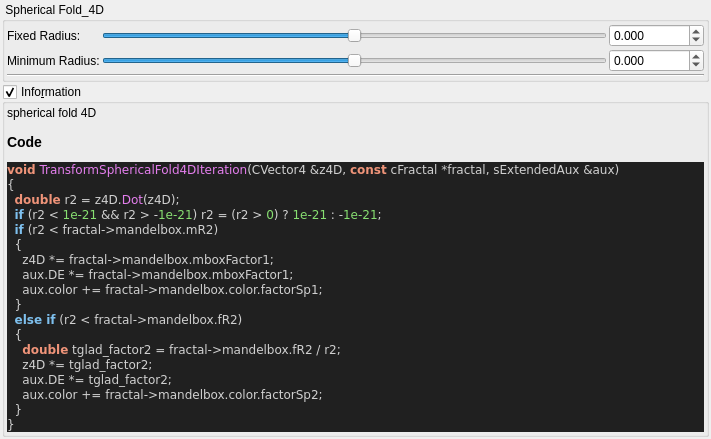
<?xml version="1.0" encoding="UTF-8"?>
<ui version="4.0">
 <class>Form</class>
 <widget class="QWidget" name="Form">
  <property name="geometry">
   <rect>
    <x>0</x>
    <y>0</y>
    <width>711</width>
    <height>337</height>
   </rect>
  </property>
  <property name="windowTitle">
   <string>Form</string>
  </property>
  <layout class="QVBoxLayout" name="verticalLayout">
   <property name="spacing">
    <number>2</number>
   </property>
   <property name="leftMargin">
    <number>2</number>
   </property>
   <property name="topMargin">
    <number>2</number>
   </property>
   <property name="rightMargin">
    <number>2</number>
   </property>
   <property name="bottomMargin">
    <number>2</number>
   </property>
   <item>
    <widget class="QGroupBox" name="groupBox">
     <property name="title">
      <string> Spherical Fold_4D</string>
     </property>
     <property name="checkable">
      <bool>false</bool>
     </property>
     <layout class="QVBoxLayout" name="verticalLayout_12" stretch="0,0">
      <property name="spacing">
       <number>2</number>
      </property>
      <property name="leftMargin">
       <number>2</number>
      </property>
      <property name="topMargin">
       <number>2</number>
      </property>
      <property name="rightMargin">
       <number>2</number>
      </property>
      <property name="bottomMargin">
       <number>2</number>
      </property>
      <item>
       <layout class="QGridLayout" name="gridLayout_15">
        <property name="spacing">
         <number>2</number>
        </property>
        <item row="0" column="0">
         <widget class="QLabel" name="label_5">
          <property name="text">
           <string>Fixed Radius:</string>
          </property>
         </widget>
        </item>
        <item row="1" column="0">
         <widget class="QLabel" name="label_9">
          <property name="text">
           <string>Minimum Radius:</string>
          </property>
         </widget>
        </item>
        <item row="0" column="1">
         <widget class="QSlider" name="slider_mandelbox_folding_fixed_radius">
          <property name="sizePolicy">
           <sizepolicy hsizetype="Expanding" vsizetype="Maximum">
            <horstretch>0</horstretch>
            <verstretch>0</verstretch>
           </sizepolicy>
          </property>
          <property name="minimum">
           <number>-18000</number>
          </property>
          <property name="maximum">
           <number>18000</number>
          </property>
          <property name="value">
           <number>0</number>
          </property>
          <property name="sliderPosition">
           <number>0</number>
          </property>
          <property name="orientation">
           <enum>Qt::Horizontal</enum>
          </property>
         </widget>
        </item>
        <item row="0" column="2">
         <widget class="MyDoubleSpinBox" name="spinbox_mandelbox_folding_fixed_radius">
          <property name="sizePolicy">
           <sizepolicy hsizetype="Minimum" vsizetype="Maximum">
            <horstretch>0</horstretch>
            <verstretch>0</verstretch>
           </sizepolicy>
          </property>
          <property name="prefix">
           <string/>
          </property>
          <property name="suffix">
           <string/>
          </property>
          <property name="decimals">
           <number>3</number>
          </property>
          <property name="minimum">
           <double>-36000.000000000000000</double>
          </property>
          <property name="maximum">
           <double>36000.000000000000000</double>
          </property>
          <property name="singleStep">
           <double>0.100000000000000</double>
          </property>
         </widget>
        </item>
        <item row="1" column="1">
         <widget class="QSlider" name="slider_mandelbox_folding_min_radius">
          <property name="sizePolicy">
           <sizepolicy hsizetype="Expanding" vsizetype="Maximum">
            <horstretch>0</horstretch>
            <verstretch>0</verstretch>
           </sizepolicy>
          </property>
          <property name="minimum">
           <number>-18000</number>
          </property>
          <property name="maximum">
           <number>18000</number>
          </property>
          <property name="value">
           <number>0</number>
          </property>
          <property name="sliderPosition">
           <number>0</number>
          </property>
          <property name="orientation">
           <enum>Qt::Horizontal</enum>
          </property>
         </widget>
        </item>
        <item row="1" column="2">
         <widget class="MyDoubleSpinBox" name="spinbox_mandelbox_folding_min_radius">
          <property name="sizePolicy">
           <sizepolicy hsizetype="Minimum" vsizetype="Maximum">
            <horstretch>0</horstretch>
            <verstretch>0</verstretch>
           </sizepolicy>
          </property>
          <property name="prefix">
           <string/>
          </property>
          <property name="suffix">
           <string/>
          </property>
          <property name="decimals">
           <number>3</number>
          </property>
          <property name="minimum">
           <double>-360000.000000000000000</double>
          </property>
          <property name="maximum">
           <double>360000.000000000000000</double>
          </property>
          <property name="singleStep">
           <double>0.100000000000000</double>
          </property>
         </widget>
        </item>
       </layout>
      </item>
      <item>
       <widget class="Line" name="line_13">
        <property name="orientation">
         <enum>Qt::Horizontal</enum>
        </property>
       </widget>
      </item>
     </layout>
    </widget>
   </item>
   <item>
    <widget class="MyGroupBox" name="groupCheck_info">
     <property name="title">
      <string>Info&amp;rmation</string>
     </property>
     <property name="flat">
      <bool>false</bool>
     </property>
     <property name="checkable">
      <bool>true</bool>
     </property>
     <layout class="QVBoxLayout" name="verticalLayout_2">
      <property name="spacing">
       <number>2</number>
      </property>
      <property name="leftMargin">
       <number>2</number>
      </property>
      <property name="topMargin">
       <number>2</number>
      </property>
      <property name="rightMargin">
       <number>2</number>
      </property>
      <property name="bottomMargin">
       <number>2</number>
      </property>
      <item>
       <widget class="QLabel" name="label_code_content">
        <property name="text">
         <string>&lt;p&gt;spherical fold 4D&lt;/p&gt;&lt;table&gt;
&lt;/table&gt;
&lt;h3&gt;Code&lt;/h3&gt;
&lt;!DOCTYPE HTML PUBLIC &quot;-//W3C//DTD HTML 4.0 Transitional//EN&quot;&gt;
&lt;html&gt;
&lt;head&gt;
&lt;meta http-equiv=&quot;content-type&quot; content=&quot;text/html; charset=ISO-8859-1&quot;&gt;
&lt;title&gt;Source file&lt;/title&gt;
&lt;/head&gt;
&lt;body style=&quot;background-color:#202020&quot;&gt;
&lt;pre style=&quot;color:#d0d0d0; background-color:#202020;  font-family:'Courier New';&quot;&gt;&lt;span style=&quot;color:#f09479; font-weight:bold&quot;&gt;void&lt;/span&gt; &lt;span style=&quot;color:#e47eed&quot;&gt;TransformSphericalFold4DIteration&lt;/span&gt;&lt;span style=&quot;color:#d0d0d0&quot;&gt;(&lt;/span&gt;CVector4 &lt;span style=&quot;color:#d0d0d0&quot;&gt;&amp;amp;&lt;/span&gt;z4D&lt;span style=&quot;color:#d0d0d0&quot;&gt;,&lt;/span&gt; &lt;span style=&quot;color:#f09479; font-weight:bold&quot;&gt;const&lt;/span&gt; cFractal &lt;span style=&quot;color:#d0d0d0&quot;&gt;*&lt;/span&gt;fractal&lt;span style=&quot;color:#d0d0d0&quot;&gt;,&lt;/span&gt; sExtendedAux &lt;span style=&quot;color:#d0d0d0&quot;&gt;&amp;amp;&lt;/span&gt;aux&lt;span style=&quot;color:#d0d0d0&quot;&gt;)&lt;/span&gt;
&lt;span style=&quot;color:#d0d0d0&quot;&gt;{&lt;/span&gt;
  &lt;span style=&quot;color:#f09479; font-weight:bold&quot;&gt;double&lt;/span&gt; r2 &lt;span style=&quot;color:#d0d0d0&quot;&gt;=&lt;/span&gt; z4D&lt;span style=&quot;color:#d0d0d0&quot;&gt;.&lt;/span&gt;&lt;span style=&quot;color:#e47eed&quot;&gt;Dot&lt;/span&gt;&lt;span style=&quot;color:#d0d0d0&quot;&gt;(&lt;/span&gt;z4D&lt;span style=&quot;color:#d0d0d0&quot;&gt;);&lt;/span&gt;
  &lt;span style=&quot;color:#7ec0ee; font-weight:bold&quot;&gt;if&lt;/span&gt; &lt;span style=&quot;color:#d0d0d0&quot;&gt;(&lt;/span&gt;r2 &lt;span style=&quot;color:#d0d0d0&quot;&gt;&amp;lt;&lt;/span&gt; &lt;span style=&quot;color:#87df71&quot;&gt;1e-21&lt;/span&gt; &lt;span style=&quot;color:#d0d0d0&quot;&gt;&amp;amp;&amp;amp;&lt;/span&gt; r2 &lt;span style=&quot;color:#d0d0d0&quot;&gt;&amp;gt; -&lt;/span&gt;&lt;span style=&quot;color:#87df71&quot;&gt;1e-21&lt;/span&gt;&lt;span style=&quot;color:#d0d0d0&quot;&gt;)&lt;/span&gt; r2 &lt;span style=&quot;color:#d0d0d0&quot;&gt;= (&lt;/span&gt;r2 &lt;span style=&quot;color:#d0d0d0&quot;&gt;&amp;gt;&lt;/span&gt; &lt;span style=&quot;color:#87df71&quot;&gt;0&lt;/span&gt;&lt;span style=&quot;color:#d0d0d0&quot;&gt;)&lt;/span&gt; ? &lt;span style=&quot;color:#87df71&quot;&gt;1e-21&lt;/span&gt; &lt;span style=&quot;color:#d0d0d0&quot;&gt;: -&lt;/span&gt;&lt;span style=&quot;color:#87df71&quot;&gt;1e-21&lt;/span&gt;&lt;span style=&quot;color:#d0d0d0&quot;&gt;;&lt;/span&gt;
  &lt;span style=&quot;color:#7ec0ee; font-weight:bold&quot;&gt;if&lt;/span&gt; &lt;span style=&quot;color:#d0d0d0&quot;&gt;(&lt;/span&gt;r2 &lt;span style=&quot;color:#d0d0d0&quot;&gt;&amp;lt;&lt;/span&gt; fractal&lt;span style=&quot;color:#d0d0d0&quot;&gt;-&amp;gt;&lt;/span&gt;mandelbox&lt;span style=&quot;color:#d0d0d0&quot;&gt;.&lt;/span&gt;mR2&lt;span style=&quot;color:#d0d0d0&quot;&gt;)&lt;/span&gt;
  &lt;span style=&quot;color:#d0d0d0&quot;&gt;{&lt;/span&gt;
    z4D &lt;span style=&quot;color:#d0d0d0&quot;&gt;*=&lt;/span&gt; fractal&lt;span style=&quot;color:#d0d0d0&quot;&gt;-&amp;gt;&lt;/span&gt;mandelbox&lt;span style=&quot;color:#d0d0d0&quot;&gt;.&lt;/span&gt;mboxFactor1&lt;span style=&quot;color:#d0d0d0&quot;&gt;;&lt;/span&gt;
    aux&lt;span style=&quot;color:#d0d0d0&quot;&gt;.&lt;/span&gt;DE &lt;span style=&quot;color:#d0d0d0&quot;&gt;*=&lt;/span&gt; fractal&lt;span style=&quot;color:#d0d0d0&quot;&gt;-&amp;gt;&lt;/span&gt;mandelbox&lt;span style=&quot;color:#d0d0d0&quot;&gt;.&lt;/span&gt;mboxFactor1&lt;span style=&quot;color:#d0d0d0&quot;&gt;;&lt;/span&gt;
    aux&lt;span style=&quot;color:#d0d0d0&quot;&gt;.&lt;/span&gt;color &lt;span style=&quot;color:#d0d0d0&quot;&gt;+=&lt;/span&gt; fractal&lt;span style=&quot;color:#d0d0d0&quot;&gt;-&amp;gt;&lt;/span&gt;mandelbox&lt;span style=&quot;color:#d0d0d0&quot;&gt;.&lt;/span&gt;color&lt;span style=&quot;color:#d0d0d0&quot;&gt;.&lt;/span&gt;factorSp1&lt;span style=&quot;color:#d0d0d0&quot;&gt;;&lt;/span&gt;
  &lt;span style=&quot;color:#d0d0d0&quot;&gt;}&lt;/span&gt;
  &lt;span style=&quot;color:#7ec0ee; font-weight:bold&quot;&gt;else if&lt;/span&gt; &lt;span style=&quot;color:#d0d0d0&quot;&gt;(&lt;/span&gt;r2 &lt;span style=&quot;color:#d0d0d0&quot;&gt;&amp;lt;&lt;/span&gt; fractal&lt;span style=&quot;color:#d0d0d0&quot;&gt;-&amp;gt;&lt;/span&gt;mandelbox&lt;span style=&quot;color:#d0d0d0&quot;&gt;.&lt;/span&gt;fR2&lt;span style=&quot;color:#d0d0d0&quot;&gt;)&lt;/span&gt;
  &lt;span style=&quot;color:#d0d0d0&quot;&gt;{&lt;/span&gt;
    &lt;span style=&quot;color:#f09479; font-weight:bold&quot;&gt;double&lt;/span&gt; tglad_factor2 &lt;span style=&quot;color:#d0d0d0&quot;&gt;=&lt;/span&gt; fractal&lt;span style=&quot;color:#d0d0d0&quot;&gt;-&amp;gt;&lt;/span&gt;mandelbox&lt;span style=&quot;color:#d0d0d0&quot;&gt;.&lt;/span&gt;fR2 &lt;span style=&quot;color:#d0d0d0&quot;&gt;/&lt;/span&gt; r2&lt;span style=&quot;color:#d0d0d0&quot;&gt;;&lt;/span&gt;
    z4D &lt;span style=&quot;color:#d0d0d0&quot;&gt;*=&lt;/span&gt; tglad_factor2&lt;span style=&quot;color:#d0d0d0&quot;&gt;;&lt;/span&gt;
    aux&lt;span style=&quot;color:#d0d0d0&quot;&gt;.&lt;/span&gt;DE &lt;span style=&quot;color:#d0d0d0&quot;&gt;*=&lt;/span&gt; tglad_factor2&lt;span style=&quot;color:#d0d0d0&quot;&gt;;&lt;/span&gt;
    aux&lt;span style=&quot;color:#d0d0d0&quot;&gt;.&lt;/span&gt;color &lt;span style=&quot;color:#d0d0d0&quot;&gt;+=&lt;/span&gt; fractal&lt;span style=&quot;color:#d0d0d0&quot;&gt;-&amp;gt;&lt;/span&gt;mandelbox&lt;span style=&quot;color:#d0d0d0&quot;&gt;.&lt;/span&gt;color&lt;span style=&quot;color:#d0d0d0&quot;&gt;.&lt;/span&gt;factorSp2&lt;span style=&quot;color:#d0d0d0&quot;&gt;;&lt;/span&gt;
  &lt;span style=&quot;color:#d0d0d0&quot;&gt;}&lt;/span&gt;
&lt;span style=&quot;color:#d0d0d0&quot;&gt;}&lt;/span&gt;
&lt;/pre&gt;
&lt;/body&gt;
&lt;/html&gt;
&lt;!--HTML generated by highlight 3.9, http://www.andre-simon.de/--&gt;
</string>
        </property>
        <property name="wordWrap">
         <bool>true</bool>
        </property>
        <property name="openExternalLinks">
         <bool>true</bool>
        </property>
        <property name="textInteractionFlags">
         <set>Qt::LinksAccessibleByMouse|Qt::TextSelectableByMouse</set>
        </property>
       </widget>
      </item>
     </layout>
    </widget>
   </item>
   <item>
    <spacer name="verticalSpacer">
     <property name="orientation">
      <enum>Qt::Vertical</enum>
     </property>
     <property name="sizeHint" stdset="0">
      <size>
       <width>20</width>
       <height>40</height>
      </size>
     </property>
    </spacer>
   </item>
  </layout>
 </widget>
 <customwidgets>
  <customwidget>
   <class>MyDoubleSpinBox</class>
   <extends>QDoubleSpinBox</extends>
   <header>mydoublespinbox.h</header>
  </customwidget>
  <customwidget>
   <class>MyGroupBox</class>
   <extends>QGroupBox</extends>
   <header>mygroupbox.h</header>
   <container>1</container>
  </customwidget>
 </customwidgets>
 <resources/>
 <connections/>
</ui>
